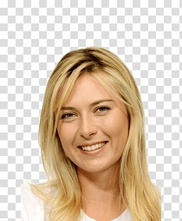
#> input picture model/test_images/maria.jpg, 182 x 221 px, shrunk from 350 x 425 before the run
$ jupyter execute sport_person_classifier.ipynb   (shell and % lines are left out)
#> lines starting #> are read from the running program, lines starting #| are printed output that depends on the picture; after the words box and inside, x2 and y2 are one past the last pixel; in counts of white or black regions, pixels touching at a corner belong together
[cell 1]
import numpy as np
import cv2
import matplotlib
from matplotlib import pyplot as plt

[cell 2]
img = cv2.imread("./test_images/maria.jpg")
#> img is the input picture: shape (221, 182, 3); mean B, G, R 180, 200.6, 218.7
img.shape
#> Out = (221, 182, 3)

[cell 3]
plt.imshow(img)

[cell 4]
gray = cv2.cvtColor(img, cv2.COLOR_BGR2GRAY)
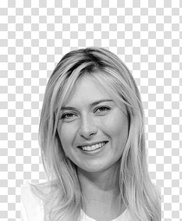
#> gray: shape (221, 182); min 4, max 255, mean 203.7
gray.shape
#> Out = (221, 182)

[cell 5]
plt.imshow(gray, cmap='gray')

[cell 6]
face_cascade = cv2.CascadeClassifier("./openCV/haarcascades/haarcascade_frontalface_default.xml")
eye_cascade = cv2.CascadeClassifier("./openCV/haarcascades/haarcascade_eye.xml")

[cell 7]
faces = face_cascade.detectMultiScale(gray, 1.3, 5)
#> faces = [[43, 78, 90, 90]]
faces
#> Out = [[43, 78, 90, 90]]

[cell 8]
(x, y, w, h) = faces[0]
#> x = 43; y = 78; w = 90; h = 90
x, y, w, h
#> Out = (43, 78, 90, 90)

[cell 9]
face_img = cv2.rectangle(img, (x,y), (x+w,y+h), (255,0,0), 2)
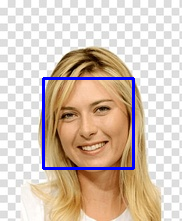
#> face_img: shape (221, 182, 3); mean B, G, R 183.8, 196.3, 213.5
plt.imshow(face_img)

[cell 10]
cv2.destroyAllWindows()
for (x,y,w,h) in faces:
    face_img = cv2.rectangle(img,(x,y),(x+w,y+h),(255,0,0),2)
    roi_gray = gray[y:y+h, x:x+w]
    roi_color = face_img[y:y+h, x:x+w]
    eyes = eye_cascade.detectMultiScale(roi_gray)
    for (ex,ey,ew,eh) in eyes:
        cv2.rectangle(roi_color,(ex,ey),(ex+ew,ey+eh),(0,255,0),2)
#> this loop made 1 pass
#> (x, y, w, h, eyes) on pass 1: (43, 78, 90, 90, [[46, 19, 23, 23], [13, 26, 24, 24]])
#> pass 1, `roi_gray = gray[y:y+h, x:x+w]`:
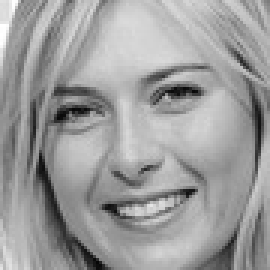
#> roi_gray: shape (90, 90) (shown 3 times larger); min 7, max 255, mean 156.5
#> pass 1, `roi_color = face_img[y:y+h, x:x+w]`:
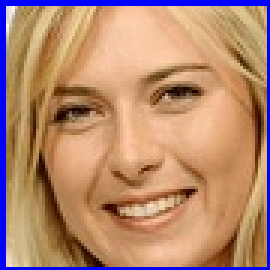
#> roi_color: shape (90, 90, 3) (shown 3 times larger); mean B, G, R 112.1, 137.2, 180.9
#> after the loop:
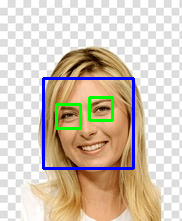
#> img: shape (221, 182, 3); 1.38% of pixels changed, all inside (x1, y1, x2, y2) = (55, 96, 114, 130)
#> after the loop:
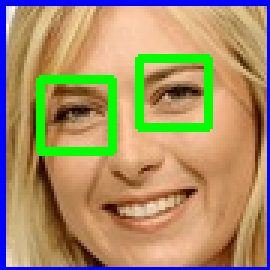
#> roi_color: shape (90, 90, 3) (shown 3 times larger); 6.86% of pixels changed, all inside (x1, y1, x2, y2) = (12, 18, 71, 52)


plt.figure()
plt.imshow(face_img, cmap='gray')
plt.show()

[cell 11]
plt.imshow(roi_color, cmap='gray')

[cell 12]
def get_cropped_image_if_2_eyes(image_path):
#> called with image_path = './test_images/maria.jpg'
    img = cv2.imread(image_path)
    gray = cv2.cvtColor(img, cv2.COLOR_BGR2GRAY)
    faces = face_cascade.detectMultiScale(gray, 1.3, 5)
#> faces = [[43, 78, 90, 90]]
    for (x,y,w,h) in faces:
        roi_gray = gray[y:y+h, x:x+w]
        roi_color = img[y:y+h, x:x+w]
        eyes = eye_cascade.detectMultiScale(roi_gray)
        if len(eyes) >= 2:
            return roi_color
#> this loop made 1 pass
#> pass 1, in get_cropped_image_if_2_eyes, `roi_color = img[y:y+h, x:x+w]`:
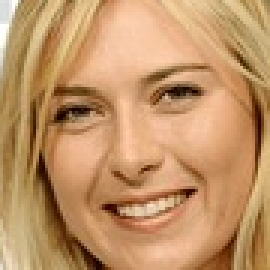
#> roi_color: shape (90, 90, 3) (shown 3 times larger); mean B, G, R 103, 147.9, 193.7
